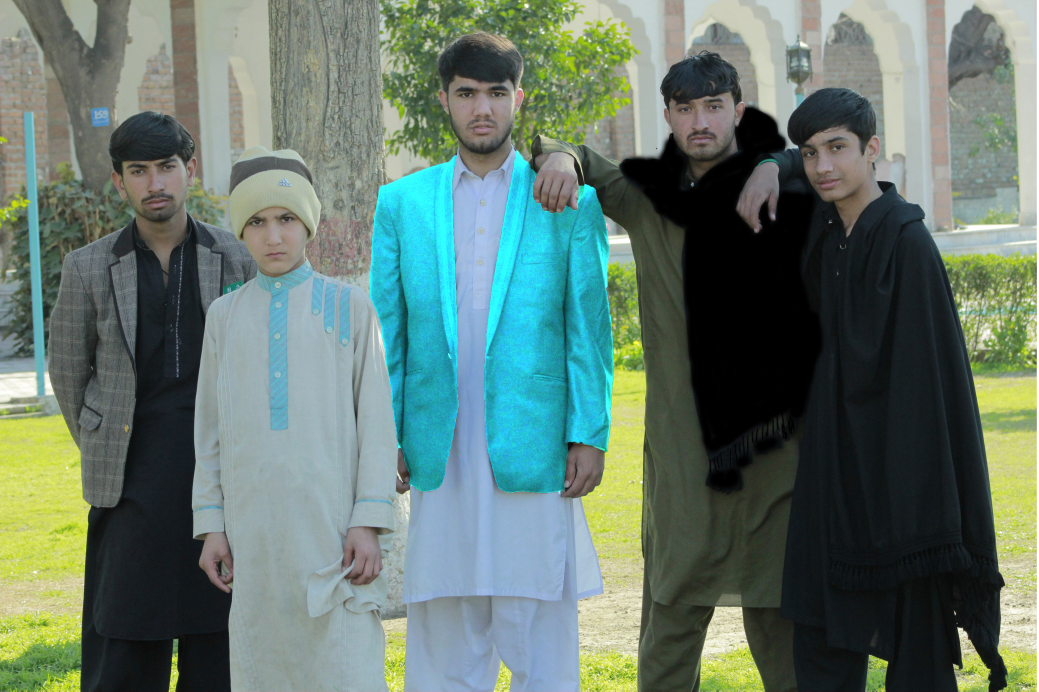
#> input picture Resources/imgg.JPG, 5195 x 3456 px (shown at 1/5 size)
$ python 17_FaceRecognitionInImage.py
#> lines starting #> are read from the running program, lines starting #| are printed output that depends on the picture; after the words box and inside, x2 and y2 are one past the last pixel; in counts of white or black regions, pixels touching at a corner belong together
#importing libraries
import cv2 as cv

#importing face detector filr
faces_cascade = cv.CascadeClassifier('files/haarcascade_frontalface_default.xml')

#reading image
img = cv.imread('Resources/imgg.JPG')
#> img is the input picture: shape (3456, 5195, 3); mean B, G, R 111.1, 121.3, 101
img = cv.resize(img,(800,600))
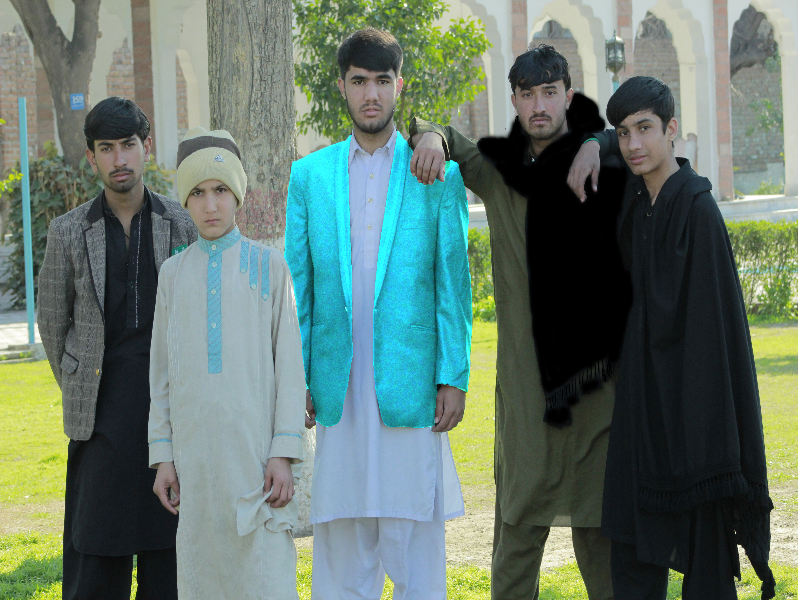
#> img: shape (600, 800, 3); mean B, G, R 111, 121.2, 101
#converting to grayscale
gray = cv.cvtColor(img,cv.COLOR_BGR2GRAY)
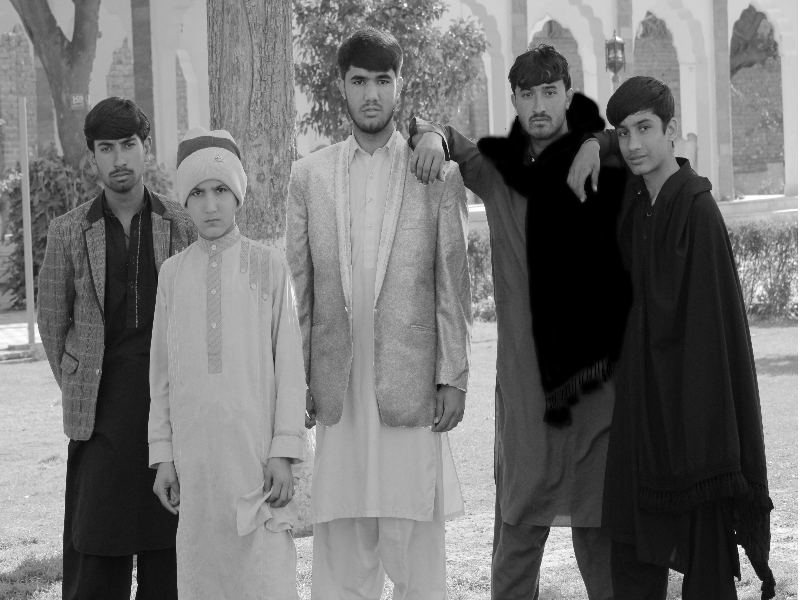
#> gray: shape (600, 800); min 0, max 255, mean 114

#using function
faces = faces_cascade.detectMultiScale(gray,1.1,6)
#> faces = [[337, 56, 68, 68], [507, 69, 66, 66], [605, 103, 70, 70], [174, 164, 74, 74], [83, 120, 73, 73]]

#tracking face
for (x,y,w,h) in faces:
    cv.rectangle(img,(x,y),(x+w,y+h),(0,255,0),3)
#> this loop made 5 passes
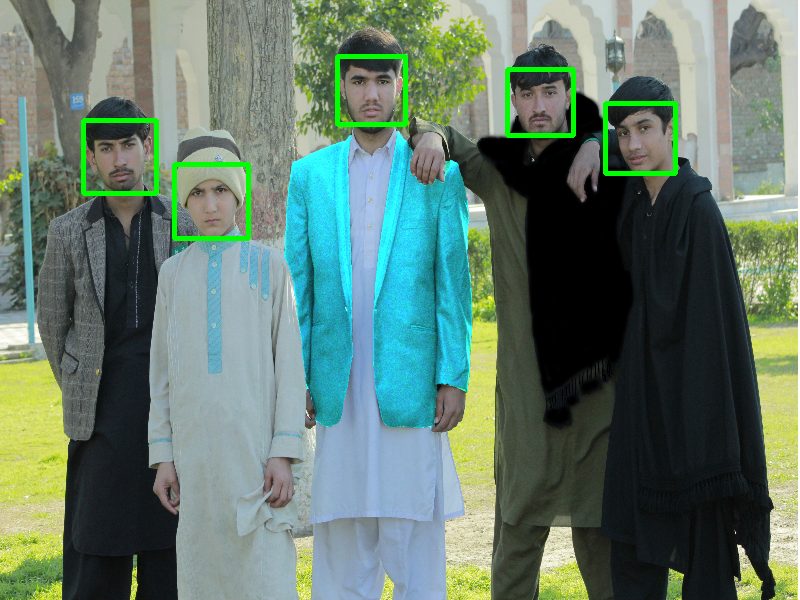
#> img: shape (600, 800, 3); 1.45% of pixels changed, all inside (x1, y1, x2, y2) = (81, 54, 678, 241)

cv.imshow('image',img)
cv.waitKey(0)
cv.destroyAllWindows()

$ run again, with Resources/01.jpg copied over Resources/imgg.JPG
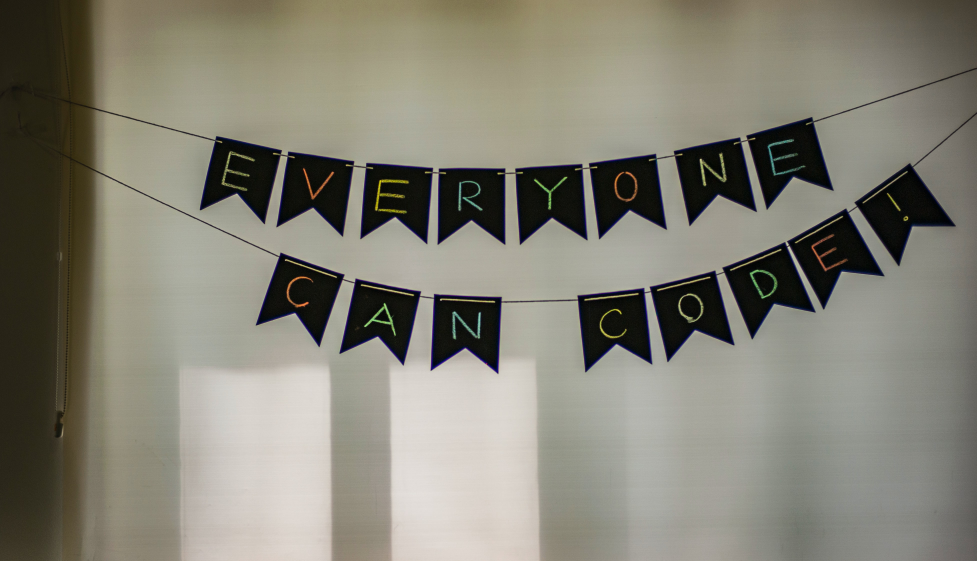
#> input picture Resources/01.jpg, 3907 x 2244 px (shown at 1/4 size)
#> img is the input picture: shape (2244, 3907, 3); mean B, G, R 116.6, 129.1, 131.5
#> `img = cv.resize(img,(800,600))`:
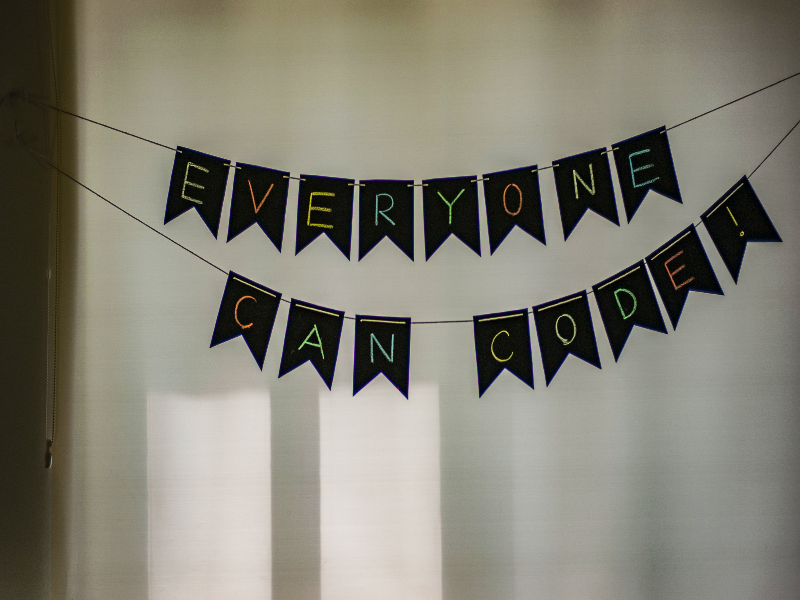
#> img: shape (600, 800, 3); mean B, G, R 116.5, 128.9, 131.4
#> `gray = cv.cvtColor(img,cv.COLOR_BGR2GRAY)`:
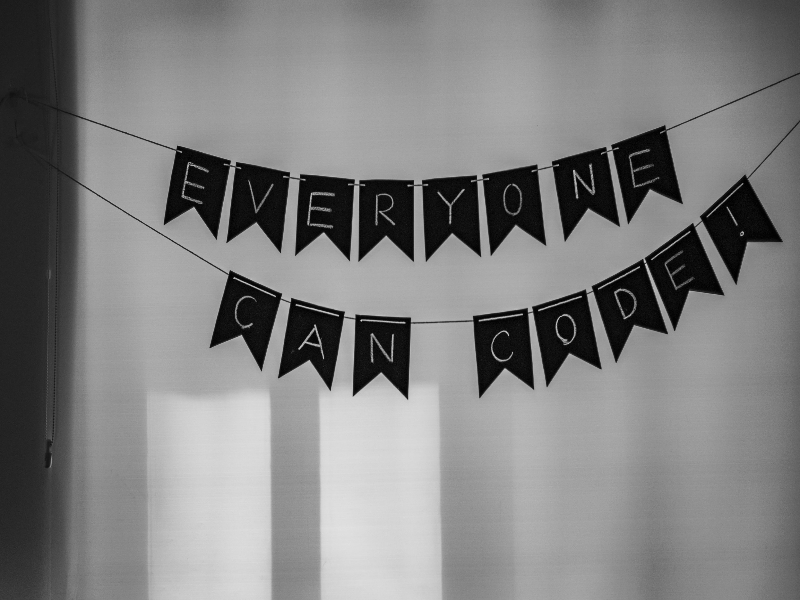
#> gray: shape (600, 800); min 0, max 226, mean 128.3
#> faces = ()
